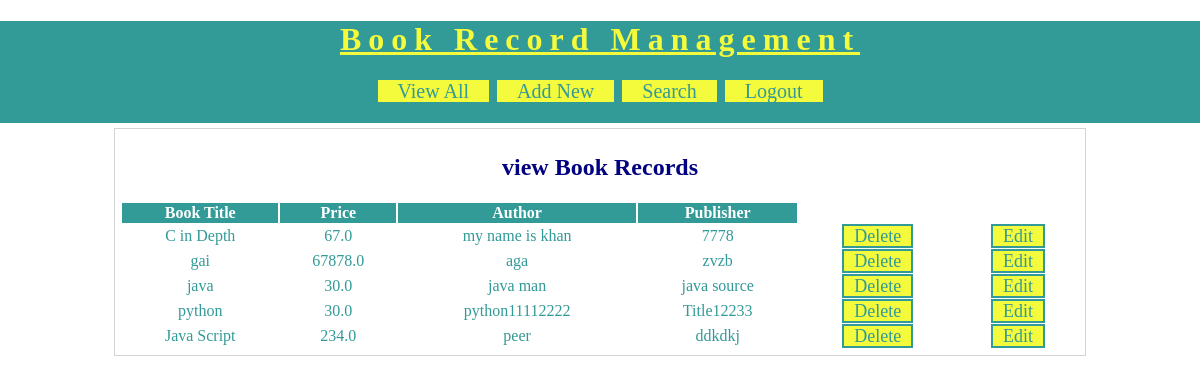
The app's page /BRM/view-books (signed in) with its own data.
### BRM/models.py (models this page shows, shortened)
class Book(models.Model):
    title=models.CharField(max_length=100)
    price=models.FloatField()
    author=models.CharField(max_length=100)
    publisher=models.CharField(max_length=100)

### BRM/views.py (the view)
# urls.py: url('view-books',views.viewBooks),
@login_required(login_url="/BRM/login/")
def viewBooks(request):
    books=models.Book.objects.all()
    res=render(request,'BRM/view_book.html',{'books':books})
    return res

### templates/BRM/view_book.html (shortened to what this page needs)
<!DOCTYPE html>
{% load static %}
<html lang="en" dir="ltr">
  <head>
    <link rel="stylesheet" href="{% static 'css/BRMstyle.css' %}">
  </head>
  <body>
    <div id="header">
      <h1>Book Record Management</h1>
      <div id="nav">
          <a href="/BRM/view-books">View All</a>
          <a href="/BRM/new-book">Add New</a>
          <a href="/BRM/search-book">Search</a>
          <a href="/BRM/logout">Logout</a>
      </div>
    </div>
    <div id="main">
      <h2>view Book Records</h2>
      <table>
        <thead>
          <th>Book Title</th>
          <th>Price</th>
          <th>Author</th>
          <th>Publisher</th>
        </thead>
        {% for book in books %}
        <tr>
          <td>{{book.title}}</td>
          <td>{{book.price}}</td>
          <td>{{book.author}}</td>
          <td>{{book.publisher}}</td>
          <td> <a class="btn" href="/BRM/delete-book?bookid={{book.id}}"> Delete </a></td>
          <td> <a class="btn" href="/BRM/edit-book?bookid={{book.id}}"> Edit </a></td>
        </tr>
        {% endfor %}
      </table>
    </div>
  </body>
</html>

### static/css/BRMstyle.css (style rules this page uses)
body { background-color:white; margin:0px 0px 0px 0px; font-style: calibri; }
#header { background-color: #329A97; padding-bottom:20px; text-align: center; }
#header h1 { text-align: center; color:#F4FA3C; letter-spacing: 7px; text-decoration: underline; }
#nav { width: 60%; margin:auto; }
#nav a { background-color: #F4FA3C; width:150px; border:solid 2px; font-size: 20px; text-decoration: none; color:#329A97; padding-left: 20px; padding-right: 20px; }
#main { margin:auto; border: solid 1px lightgray; width:80%; padding: 5px; margin-top: 5px; }
#main h2, #main form { text-align: center; color:navy; }
#main table { width: 100%; text-align: center; color: #329A97; }
#main table th { background-color: #329A97; color:white; }
.btn { background-color: #F4FA3C; width: 150px; border:solid 2px #329A97; font-size: 18px; text-decoration: none; color: #329A97; padding-left: 10px; padding-right: 10px; }

### records on screen
Book: title "C in Depth", price "67.0", author "my name is khan", publisher "7778"
Book: title "gai", price "67878.0", author "aga", publisher "zvzb"
Book: title "java", price "30.0", author "java man", publisher "java source"
Book: title "python", price "30.0", author "python11112222", publisher "Title12233"
Book: title "Java Script", price "234.0", author "peer", publisher "ddkdkj"
